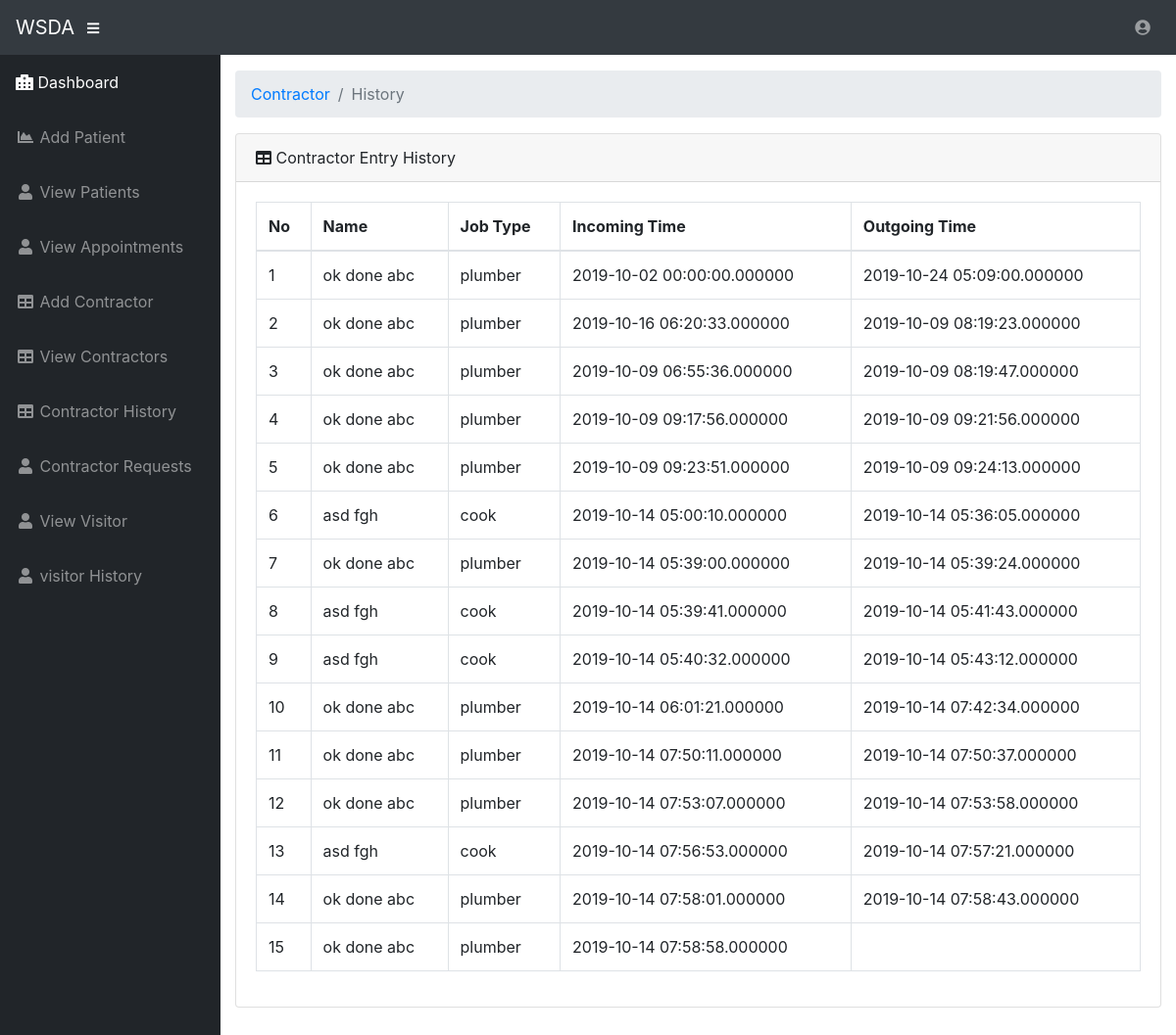
The page /admin/contractor_history.php (signed in) on the database its author committed.
### tables this page shows
CREATE TABLE `contractor_history` (
  `id` int(11) NOT NULL,
  `c_id` int(20) NOT NULL,
  `timein` datetime(6) DEFAULT NULL,
  `timeout` datetime(6) DEFAULT NULL
);

CREATE TABLE `contractor` (
  `c_id` int(11) NOT NULL,
  `c_fname` varchar(20) NOT NULL,
  `c_lname` varchar(20) NOT NULL,
  `c_email` varchar(20) NOT NULL,
  `c_password` varchar(15) NOT NULL,
  `c_job_type` varchar(20) NOT NULL,
  `c_hiring_date` date NOT NULL,
  `c_hiring_time` time(6) NOT NULL,
  `salary` int(20) NOT NULL,
  `type` int(11) NOT NULL
);

### admin/contractor_history.php (the view, shortened to what this page needs)
<?php
                   if(!isset($_SESSION['admin_email'])){
                       echo "<script>window.open('login.php','_self')</script>";
                   }
                   else{
                   ?>
<?php
include('include/db.php');
?>
<!DOCTYPE html>
<html lang="en">
<head>
  <link href="vendor/fontawesome-free/css/all.min.css" rel="stylesheet" type="text/css">
  <link href="vendor/datatables/dataTables.bootstrap4.css" rel="stylesheet">
  <link href="css/sb-admin.css" rel="stylesheet">
</head>
<body id="page-top">
  <nav class="navbar navbar-expand navbar-dark bg-dark static-top">
    <a class="navbar-brand mr-1" href="index.php">WSDA</a>
    <button class="btn btn-link btn-sm text-white order-1 order-sm-0" id="sidebarToggle" href="#">
      <i class="fas fa-bars"></i>
    </button>
    <ul class="navbar-nav ml-auto ml-md-0">
      <li class="nav-item dropdown no-arrow">
        <a class="nav-link dropdown-toggle" href="#" id="userDropdown" role="button" data-toggle="dropdown" aria-haspopup="true" aria-expanded="false">
          <i class="fas fa-user-circle fa-fw"></i>
        </a>
      </li>
    </ul>
  </nav>
  <div id="wrapper">
    <?php include('sidebar.php');?>
    <div id="content-wrapper">
      <div class="container-fluid">
        <ol class="breadcrumb">
          <li class="breadcrumb-item">
            <a href="#">Contractor</a>
          </li>
          <li class="breadcrumb-item active">History</li>
        </ol>
        <div class="card mb-3">
          <div class="card-header">
            <i class="fas fa-table"></i>
            Contractor Entry History</div>
          <div class="card-body">
            <div class="table-responsive">
              <table class="table table-bordered" id="dataTable" width="100%" cellspacing="0">
                <thead>
                  <tr>
                    <th>No</th>
                    <th>Name</th>
                    <th>Job Type</th>
                    <th>Incoming Time </th>
                    <th>Outgoing Time</th>
                  </tr>
                </thead>
                <tbody>
                  <?php
                                $i=0;
                                 $get_record = "select * from contractor_history ";
                                $run_record = mysqli_query($con,$get_record);
                                while($row_record=mysqli_fetch_array($run_record)){
                                    $c_id = $row_record['c_id'];
                                    $timein = $row_record['timein'];
                                    $timeout = $row_record['timeout'];
                                    $get_contractor = "select * from contractor where c_id='$c_id'";
                                    $run_contractor = mysqli_query($con,$get_contractor);
                                    $row_contractor=mysqli_fetch_array($run_contractor);
                                    $fname=$row_contractor['c_fname'];
                                    $lname=$row_contractor['c_lname'];
                                    $job_type=$row_contractor['c_job_type'];
                                    $i++;
                            ?>
                            <tr>
                                <td> <?php echo $i; ?> </td>
                                <td> <?php echo $fname."  ".$lname; ?> </td>
                                <td><?php echo $job_type; ?> </td>
                                <td><?php echo $timein; ?> </td>
                                <td><?php echo $timeout; ?> </td>
                            </tr>
                            <?php } ?>
                </tbody>
              </table>
            </div>
        </div>
      </div>
    </div>
  </div>
</body>
</html>
<?php
}
?>

### rows shown on the page
contractor_history: c.c_fname "ok done", c.c_lname "abc", c.c_job_type "plumber", timein "2019-10-02 00:00:00.000000", timeout "2019-10-24 05:09:00.000000"
contractor_history: c.c_fname "ok done", c.c_lname "abc", c.c_job_type "plumber", timein "2019-10-16 06:20:33.000000", timeout "2019-10-09 08:19:23.000000"
contractor_history: c.c_fname "ok done", c.c_lname "abc", c.c_job_type "plumber", timein "2019-10-09 06:55:36.000000", timeout "2019-10-09 08:19:47.000000"
contractor_history: c.c_fname "ok done", c.c_lname "abc", c.c_job_type "plumber", timein "2019-10-09 09:17:56.000000", timeout "2019-10-09 09:21:56.000000"
contractor_history: c.c_fname "ok done", c.c_lname "abc", c.c_job_type "plumber", timein "2019-10-09 09:23:51.000000", timeout "2019-10-09 09:24:13.000000"
contractor_history: c.c_fname "asd", c.c_lname "fgh", c.c_job_type "cook", timein "2019-10-14 05:00:10.000000", timeout "2019-10-14 05:36:05.000000"
contractor_history: c.c_fname "ok done", c.c_lname "abc", c.c_job_type "plumber", timein "2019-10-14 05:39:00.000000", timeout "2019-10-14 05:39:24.000000"
contractor_history: c.c_fname "asd", c.c_lname "fgh", c.c_job_type "cook", timein "2019-10-14 05:39:41.000000", timeout "2019-10-14 05:41:43.000000"
contractor_history: c.c_fname "asd", c.c_lname "fgh", c.c_job_type "cook", timein "2019-10-14 05:40:32.000000", timeout "2019-10-14 05:43:12.000000"
contractor_history: c.c_fname "ok done", c.c_lname "abc", c.c_job_type "plumber", timein "2019-10-14 06:01:21.000000", timeout "2019-10-14 07:42:34.000000"
contractor_history: c.c_fname "ok done", c.c_lname "abc", c.c_job_type "plumber", timein "2019-10-14 07:50:11.000000", timeout "2019-10-14 07:50:37.000000"
contractor_history: c.c_fname "ok done", c.c_lname "abc", c.c_job_type "plumber", timein "2019-10-14 07:53:07.000000", timeout "2019-10-14 07:53:58.000000"
contractor_history: c.c_fname "asd", c.c_lname "fgh", c.c_job_type "cook", timein "2019-10-14 07:56:53.000000", timeout "2019-10-14 07:57:21.000000"
contractor_history: c.c_fname "ok done", c.c_lname "abc", c.c_job_type "plumber", timein "2019-10-14 07:58:01.000000", timeout "2019-10-14 07:58:43.000000"
contractor_history: c.c_fname "ok done", c.c_lname "abc", c.c_job_type "plumber", timein "2019-10-14 07:58:58.000000"
